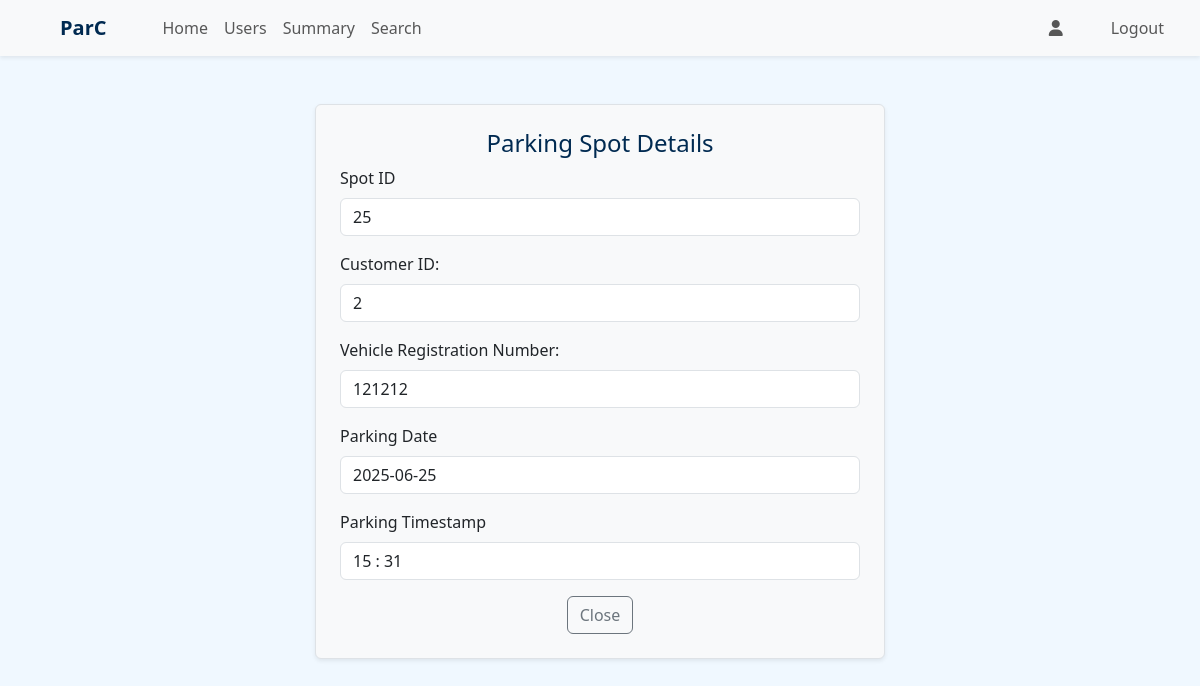
Screenshot of /admin/get_spot/25 (signed in) with the database file from the repository.
### application/models.py (models this page shows)
class Reservation(db.Model):
    id = db.Column(db.Integer, primary_key = True)
    spot_id = db.Column(db.Integer, db.ForeignKey('parking_spot.id'), nullable=False)
    user_id = db.Column(db.Integer, db.ForeignKey('user.id'), nullable = False)
    vrn = db.Column(db.String, nullable = False)
    parking_timestamp = db.Column(db.DateTime, nullable = False)
    leaving_timestamp = db.Column(db.DateTime, nullable = True)
    duration = db.Column(db.Integer, nullable = True)
    status = db.Column(db.String, nullable = False, default = 'unpaid')
    parking_cost = db.Column(db.Integer, nullable = False, default = 0)

### application/routes.py (the view)
@app.route('/admin/get_spot/<int:spot_id>')
@auth_required()
@roles_required('admin')
def get_spot(spot_id):
    spot = ParkingSpot.query.get(spot_id)
    if spot.status == "occupied":
        reservation = Reservation.query.filter_by(spot_id = spot.id).order_by(Reservation.id.desc()).first()
        return render_template('spot.html', reservation = reservation)
    return render_template('spot.html', spot = spot)

### templates/spot.html (shortened to what this page needs)
{% extends "admin_dashboard.html" %}
{% block content %}
<div class="container">
    <div class="row">
        {% if reservation %}
        <div class="col-md-6 bg-light border rounded p-4 shadow-sm mt-5 mx-auto">
            <h4 class="text-center">Parking Spot Details</h4>
            <div class="mb-3">
                <label class="form-label">Spot ID</label>
                <input type="text" class="form-control" value="{{reservation.spot_id}}" readonly>
            </div>
            <div class="mb-3">
                <label class="form-label">Customer ID:</label>
                <input type="text" class="form-control" value="{{reservation.user_id}}" readonly>
            </div>
            <div class="mb-3">
                <label class="form-label">Vehicle Registration Number:</label>
                <input type="text" class="form-control" value="{{reservation.vrn}}" readonly>
            </div>
            <div class="mb-3">
                <label class="form-label">Parking Date</label>
                <input type="text" class="form-control" value="{{reservation.parking_timestamp.strftime('%Y-%m-%d')}}"
                    readonly>
            </div>
            <div class="mb-3">
                <label class="form-label">Parking Timestamp</label>
                <input type="text" class="form-control" value="{{reservation.parking_timestamp.strftime('%H : %M')}}"
                    readonly>
            </div>
            <div class="text-center">
                <a href="javascript:history.back()" class="btn btn-outline-secondary">Close</a>
            </div>
        </div>
        {% endif %}
    </div>
</div>
{% endblock %}

### templates/admin_dashboard.html (style rules this page uses)
body { background-image: none !important; }

### rows the page displays
Reservation: spot_id "25", user_id "2", vrn "121212", parking_timestamp "2025-06-25", parking_timestamp "15 : 31"
